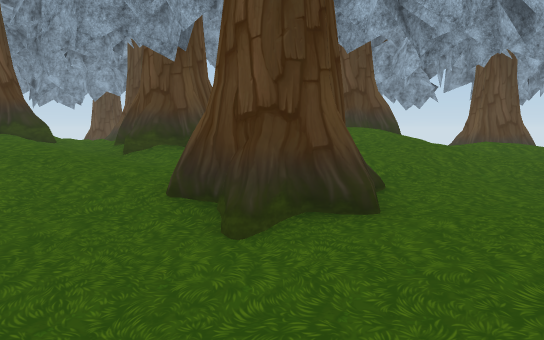
view 1 (above)

24 first-person views from a walk through a Unity game level. The camera is 1.5 m above the floor, tilts 6° down and sees 70° across. The floor is counted in squares, 1 m on a side. Each view is taken from the middle of a square. On the plan, view 1 faces up. The plan holds only what a view shows up to about 17 squares ahead; the rest is blank. The place goes on beyond the plan. The player is left out. Some surface patterns are stand-ins.

view 2
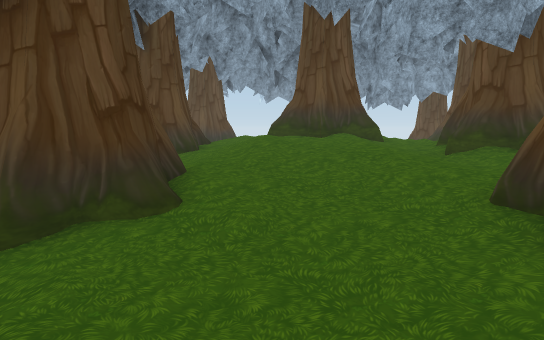

view 3
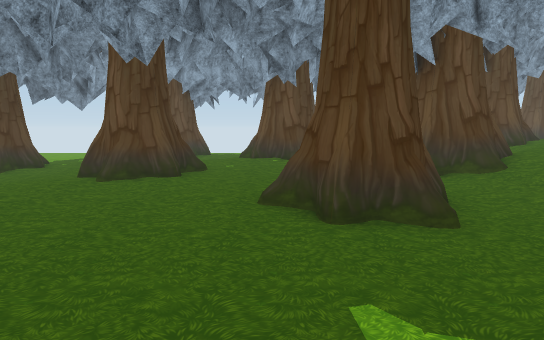

view 4
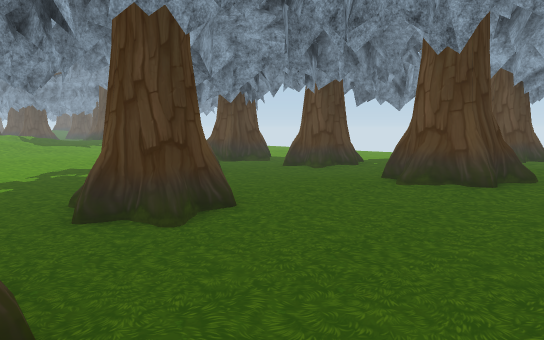

view 5
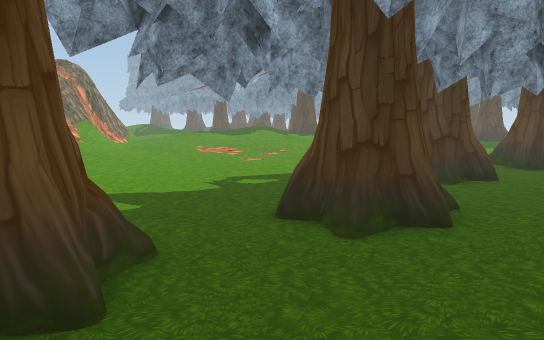

view 6
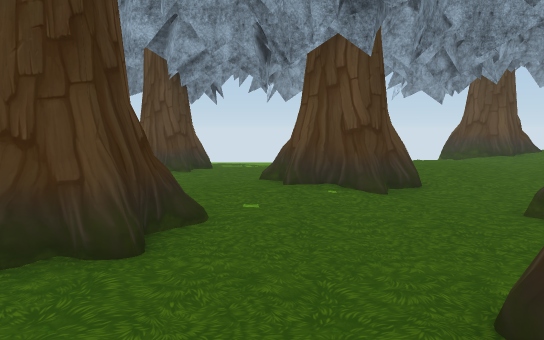

view 7
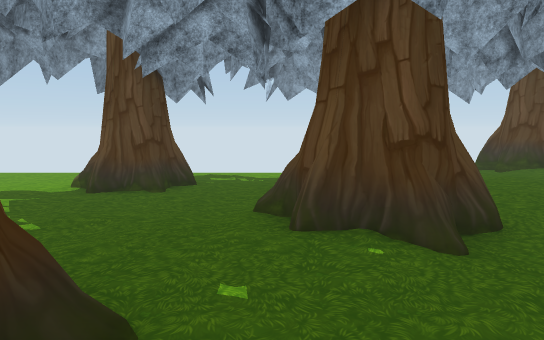

view 8
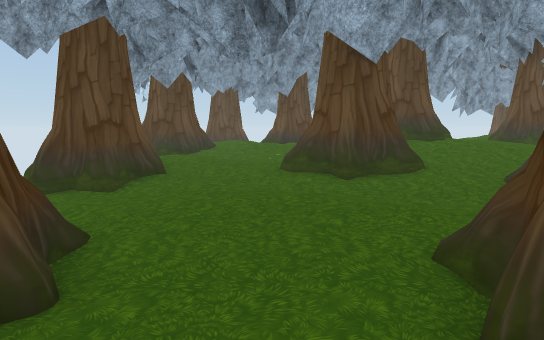

view 9
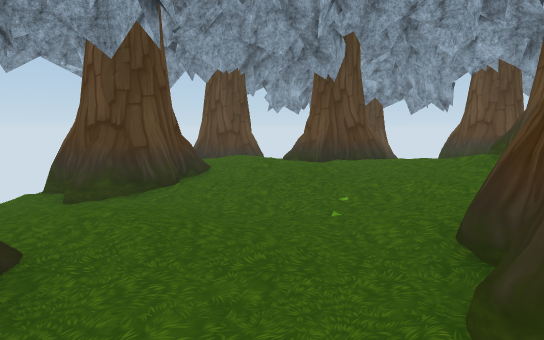

view 10
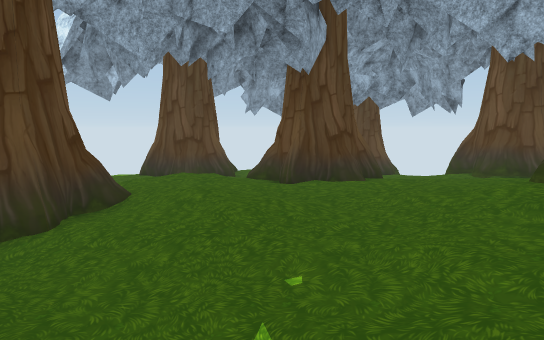

view 11
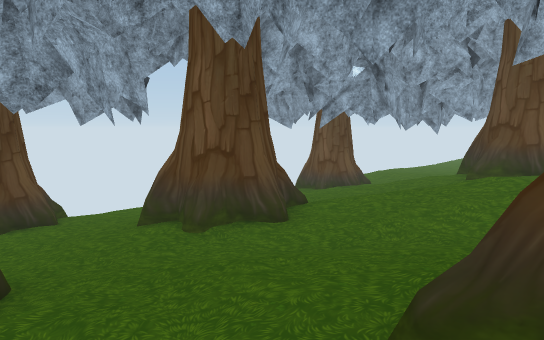

view 12
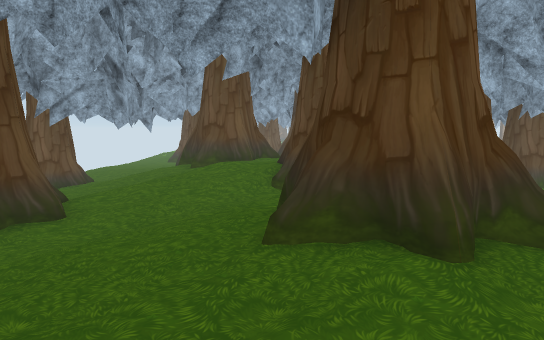

view 13
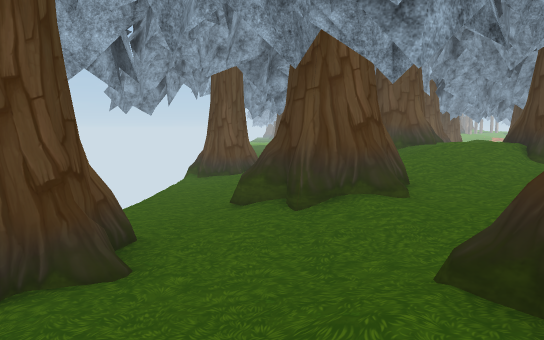

view 14
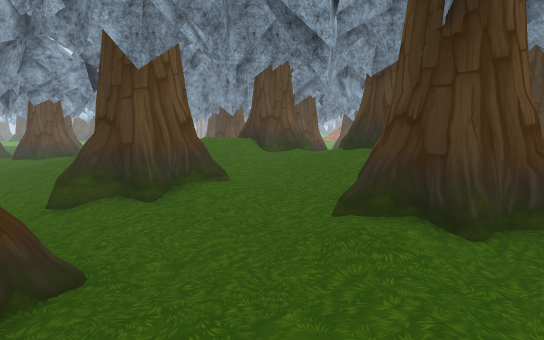

view 15
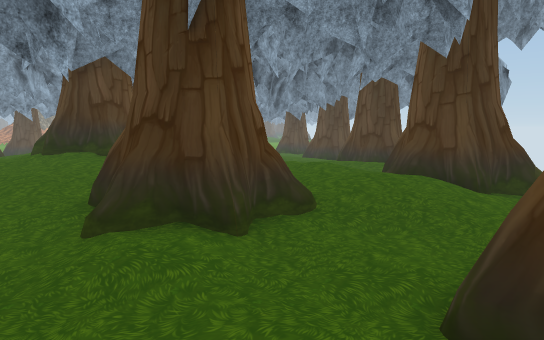

view 16
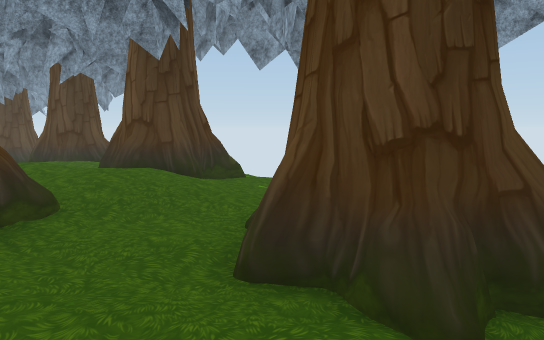

view 17
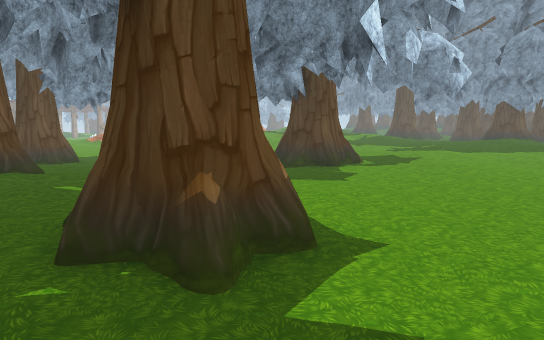

view 18
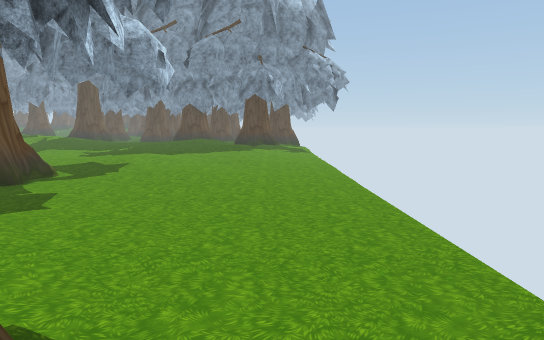

view 19
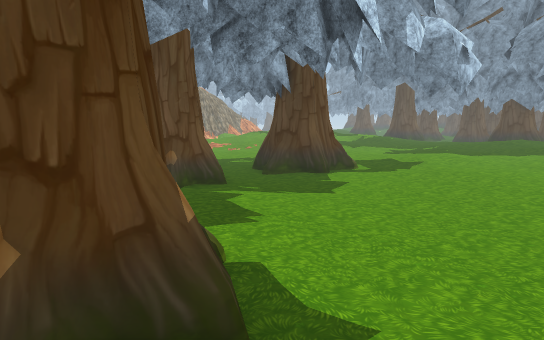

view 20
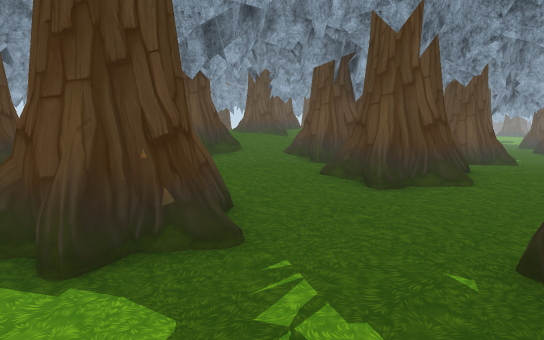

view 21
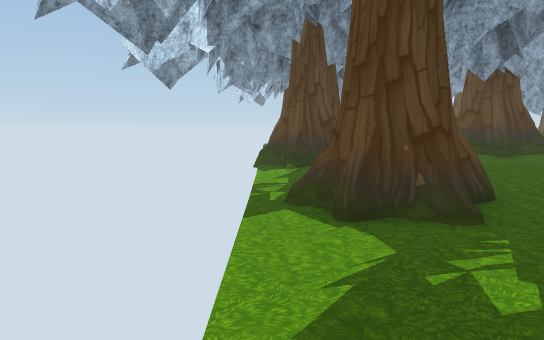

view 22
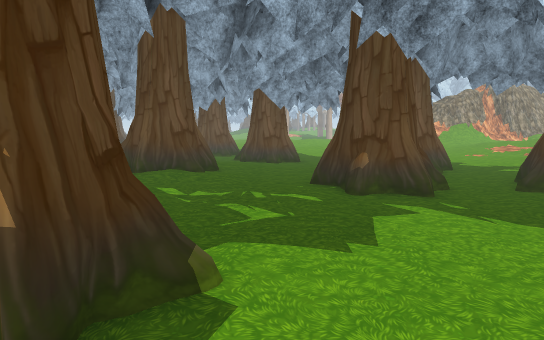

view 23
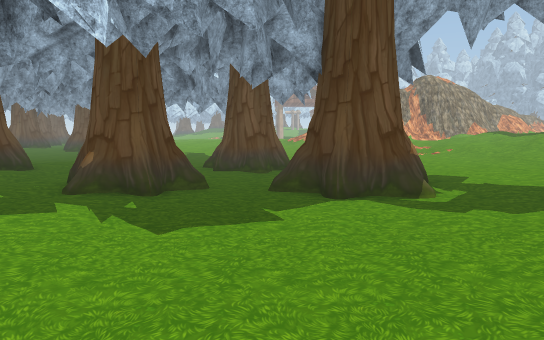

view 24
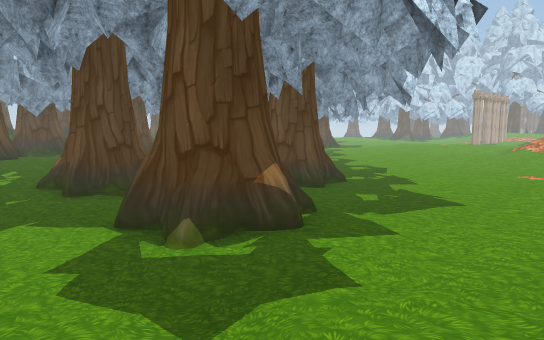

### Floor plan
Key: @ floor where view 1 was taken; # wall or solid block; . main floor; : floor 0.25 m higher than the main floor; + floor 0.5 m higher than the main floor; * floor 0.75 m higher than the main floor; % floor 1 m higher than the main floor; & floor 1.25 m higher than the main floor; $ floor 1.5 m higher than the main floor; / step, stairs or slope; O other object.
Columns run from 21 left of view 1 to 5 right of it. Each row starts with its distance up from view 1.
 25                       OO
 24                     OOO
 23        OO       O  OOOO O
 22        +++ ###:::.....O#O
 21      OO+ ++#O/::::::/::##
 20  O  O #+++/++++O:/:://:O#O
 19  O +OOO++//+++#OO/::///+:
 18  O ++O++///+**O#   //////
 17     +*++#OO***OOOO /*/ /
 16  O +////O#OO***O%%/ //%%
 15  O++/%%/OOO/%/**///////O
 14 OOO#O/%%%%%%%//*/////&O#
 13   O##O%%%%%%&//////$ &###O
 12   O##O//%%%/O&O&/%OO  $&O
 11   +O#///%%//##O&%/OO  $/
 10 OO++++*/////O#OO%##O   $/
  9 O  +**++*//&OOO&/%O#   //#%
  8    ***/+*//&&&&&//**   ///%
  7     */***#OO%/&&%%/*   ////
  6    OO+++*O##O//////*  O///O
  5 OOO##O++OO#O*///////O#O+++O
  4 OO:OO+++++#+/**O*///+#+++
  3   .:::+++:+//OOOO//://:/
  2   .:::+++++::###O::..//:OO
  1   ..::++++++::OO#::...  O
  0   ..OO:+++++:: :   OO@.
 -1   .O O:::+O#O::::OO#O...
 -2  O.O##O:::O#OO:::OO#O...
 -3   ..#O::::O#O+:::::O.... ..
 -4 OO....::::/OO+:::::.....
 -5   ....:::::::::O:::......
 -6   ....O:::::::##O::......O
 -7   ...O#OO:::::O#O::......O
 -8    ..##O::::::O##:::..O...O
 -9   ....O#:::::::::::..OO...
-10   .....:::::::......O##O...
-11   .....::::::O.......OO....
-12   .......::OOOO.....  .....
-13   .........OO##.....  .....
-14   ..........OO...#O  ......
-15   ..............OO#O ......
-16   ..........#....OOO.......
-17   .........OOO#...O........
-18   .........###O............
-19   .....:::.OOO#............
-20   ....::::..:O.............
-21   ....::::::::::...:......:
-22   .....::::::::::::::::
-23   ..::::::+:::::::::
-24   ..:::::++:::::::::

Positions as (right, up) in squares from view 1, and headings:
1: (0, 0), facing up
2: (0, 0), facing up-left
3: (5, -3), facing left
4: (4, -3), facing down-left
5: (2, -3), facing down
6: (-1, -4), facing left
7: (-4, -4), facing left
8: (-13, -5), facing up
9: (-14, 3), facing up
10: (-13, 6), facing up
11: (-11, 11), facing up-right
12: (-13, 12), facing right
13: (-14, 19), facing right
14: (-14, 22), facing down-right
15: (-13, 22), facing down
16: (-12, 22), facing down-left
17: (-19, -5), facing down-right
18: (-17, -7), facing down
19: (-18, -7), facing down-right
20: (-19, -7), facing up-right
21: (-19, -9), facing up
22: (-18, -10), facing right
23: (-18, -16), facing right
24: (-13, -24), facing up-right
